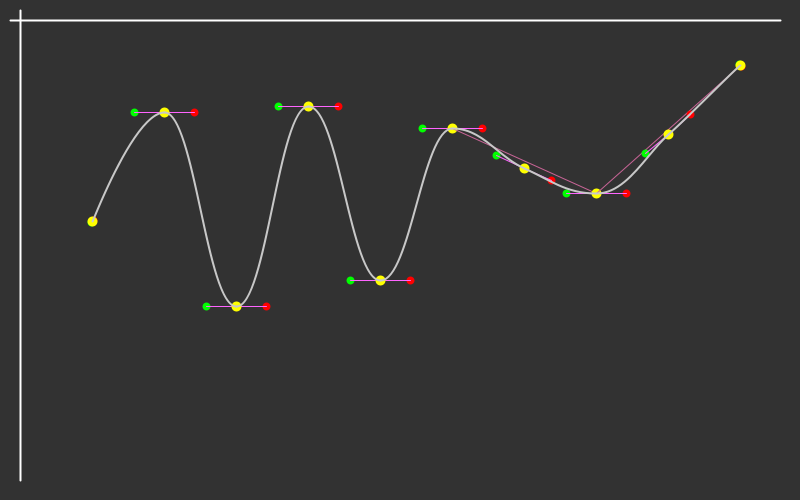
Frame 1 (no input)
Frame 60 (the mouse pressed at the canvas centre just before this capture): identical to frame 1, image omitted
Frame 120 (the mouse held since frame 60 and released just before this capture): identical to frame 1, image omitted

The Processing sketch that drew this single still picture (run headless with seeded random() and noise(); from frame 60 on, the mouse is pressed at the canvas centre):

// Processing sketch: OOGraph
// ── OOGraph.pde
// Main display properties
int scrWidth = 800;
int scrHeight = 500;
int screenPadding = 20;

// Graph variables
int[] graphValues = new int[10];
GraphPoint[] graphPoints = new GraphPoint[10];

// Graph display control
int graphPointSpacing = floor(scrWidth / (graphPoints.length + 1));

// Jitter
boolean addGraphNoise = false;
float xOffsetNoise = 0;

void settings() {
    // Setup window
    size(scrWidth, scrHeight);
}

void setup() {
    // Setup graph values
    newGraphValues();
}

void newGraphValues() {
    for (int i = 0; i < graphValues.length; i++) {
        graphValues[i] = floor(random(20, 300));
    }
    
    for (int i = 0; i < graphValues.length; i++) {
        // Get current, previous, and next
        java.lang.Integer curr = graphValues[i];
        java.lang.Integer prev = i == 0 ? null : graphValues[i - 1];
        java.lang.Integer next = i == graphValues.length - 1 ? null : graphValues[i + 1];
        
        // Insert x location of each point
        java.lang.Integer currX = floor((graphPointSpacing * i) + graphPointSpacing);
        java.lang.Integer prevX = i == 0 ? null : floor((graphPointSpacing * (i - 1)) + graphPointSpacing);
        java.lang.Integer nextX = i == graphValues.length - 1 ? null : floor((graphPointSpacing * (i + 1)) + graphPointSpacing);
        
        graphPoints[i] = new GraphPoint(curr, prev, next, currX, prevX, nextX);
    }
}

void mouseClicked() {
    //addGraphNoise = !addGraphNoise;
    //newGraphValues();
    
    for (int i = 0; i < graphValues.length; i++) {
        graphPoints[i].hidePoints = !graphPoints[i].hidePoints;
    }
}

void draw() {
    // Clear background
    background(50);

    // Draw axis lines then tranlate to that location ready for other drawing
    // In this project, values will just go down from the top of the screen to avoid having to negate all Y values
    pushMatrix();
    
    stroke(255);
    strokeWeight(2);
    line(screenPadding, screenPadding / 2, screenPadding, scrHeight - screenPadding);
    line(screenPadding / 2, screenPadding, scrWidth - screenPadding, screenPadding);
    
    translate(screenPadding, screenPadding);
    
    ///////////////////////////////
    // Draw all other stuff here //
    ///////////////////////////////
    
    // Draw all graph points (graph points draw their own control points)
    for (int i = 0; i < graphPoints.length; i++) {
        if (addGraphNoise) {
            graphPoints[i].UpdateGraphValue(round(graphPoints[i].CurrentGraphValue() + ((noise(xOffsetNoise) - 0.5) * 10)));
            
            xOffsetNoise += 0.1 * i;
        }
        
        graphPoints[i].Render(floor((graphPointSpacing * i) + graphPointSpacing)); 
    }
    
    // Draw bezier line between all points (exclude the end one as there is nothing to connect to)
    for (int i = 0; i < graphPoints.length - 1; i++) {
        // Start
        int startX = floor((graphPointSpacing * i) + graphPointSpacing);
        int startY = graphValues[i];
        
        // End
        int endX = floor((graphPointSpacing * (i + 1)) + graphPointSpacing);
        int endY = graphValues[i + 1];
        
        // Control points
        PVector c1 = graphPoints[i].controlPointNext;
        PVector c2 = graphPoints[i + 1].controlPointPrev;
        
        // Draw line
        stroke(200);
        strokeWeight(2);
        noFill();
        bezier(startX, startY, c1.x, c1.y, c2.x, c2.y, endX, endY);
    }
    
    /////////////////////////////////////
    // End - Draw all other stuff here //
    /////////////////////////////////////
    
    popMatrix();
}
// ── GraphPoint.pde
public class GraphPoint {
    java.lang.Integer cValue;
    java.lang.Integer pValue;
    java.lang.Integer nValue;
    
    java.lang.Integer cXPos;
    java.lang.Integer pXPos;
    java.lang.Integer nXPos;

    PVector controlPointAngle;
    float controlPointStrengthPrevious;
    float controlPointStrengthNext;

    public PVector controlPointPrev;
    public PVector controlPointNext;
    
    int magStrength = 30;
    boolean hidePoints = false;
    int hideAlpha = 50;
    int showAlpha = 255;

    public GraphPoint(
        java.lang.Integer value, java.lang.Integer previousValue, java.lang.Integer nextValue, 
        java.lang.Integer xLocation, java.lang.Integer xPrevLocation, java.lang.Integer xNextLocation
    ) {
        cXPos = xLocation;
        pXPos = xPrevLocation;
        nXPos = xNextLocation;
        
        cValue = value;
        pValue = previousValue;
        nValue = nextValue;

        // Initialise control points
        controlPointAngle = new PVector(20, 0);
        controlPointStrengthPrevious = controlPointAngle.mag();
        controlPointStrengthNext = controlPointAngle.mag();

        controlPointPrev = new PVector();
        controlPointNext = new PVector();
    }

    public int CurrentGraphValue() {
        return cValue;
    }

    public void UpdateGraphValue(int newValue) {
        cValue = newValue;
    }

    public void Render(int xLocation) {
        CalculateControlPointValues();
        CalculateControlPoints(xLocation);
        RenderControlPoints(xLocation);

        stroke(255, 255, 0, (hidePoints ? hideAlpha : showAlpha));
        strokeWeight(10);
        point(xLocation, cValue);
    }

    private void CalculateControlPointValues() {
        // Special conditions for first and last
        if (pValue == null) {
            controlPointAngle.x = 1;
            controlPointAngle.y = -1;
        } 
        else if (nValue == null) {
            controlPointAngle.x = 1;
            controlPointAngle.y = 1;
        } 
        else {
            boolean isPreviousLower = pValue < cValue;
            boolean isNextLower = nValue < cValue;

            if ((isPreviousLower && isNextLower) || (!isPreviousLower && !isNextLower)) { // Might need to also say "if previous or next are equal, consider it the same". Test first
                controlPointAngle.x = 1;
                controlPointAngle.y = 0;
                PVector middle = new PVector(1, 0);
                middle.setMag(magStrength);
                controlPointAngle = middle;
            } 
            else {
                controlPointAngle.x = 1;
                controlPointAngle.y = 0;
                CalculateNewControlAngles();
            }
        }
        
        // Get the magnitute. 
        controlPointStrengthPrevious = controlPointAngle.mag();
        controlPointStrengthNext = controlPointAngle.mag();
    }

    private void CalculateNewControlAngles() {
        // TEMP Draw the line so I can see it
        stroke(200, 100, 150, (hidePoints ? hideAlpha : showAlpha));
        strokeWeight(1);
        line(pXPos, pValue, nXPos, nValue);
        
        // The angle of the vector between previous and next is the angle I want to apply to current
        PVector previousVector = new PVector(pXPos, pValue);
        PVector nextVector = new PVector(nXPos, nValue);
        PVector middle = PVector.sub(nextVector, previousVector);
        middle.setMag(magStrength);
        controlPointAngle = middle;
        //middle.normalize();
        //println(middle.heading());
        //float angleInDegrees = middle.heading() * (180 / PI);
        //controlPointAngle.rotate(HALF_PI);
    }

    private void CalculateControlPoints(int xLocation) {
        //// From known angle of vector, do some trigonometry to get new x, and y
        //float hLength = controlPointStrengthNext;// * 30;
        ////float angleInDegrees = controlPointAngle.heading() * (180 / PI);
        //float angleInDegrees = 45;
        //// SOH-CAH-TOA
        //float xAcross = cos(angleInDegrees) * hLength;
        //float yDown = sqrt(sq(hLength) - sq(xAcross));

        //// If the angle is negative then we need to reverse the "up and down" logic
        //if (angleInDegrees < 0) {
        //    controlPointPrev.x = xLocation - xAcross;
        //    controlPointPrev.y = cValue + yDown;

        //    controlPointNext.x = xLocation + xAcross;
        //    controlPointNext.y = cValue - yDown;
        //} 
        //else {
        //    controlPointPrev.x = xLocation - xAcross;
        //    controlPointPrev.y = cValue - yDown;

        //    controlPointNext.x = xLocation + xAcross;
        //    controlPointNext.y = cValue + yDown;
        //}
        
        // TEST TEST TEST TEST
        //if (pValue != null && nValue != null) {
            //PVector previousVector = new PVector(pXPos, pValue); //<>//
            //PVector nextVector = new PVector(nXPos, nValue);
            //PVector middle = PVector.sub(nextVector, previousVector);
            //middle.normalize();
            //middle.setMag(20);
            PVector current = new PVector(cXPos, cValue);
            controlPointPrev = PVector.sub(current, controlPointAngle);
            controlPointNext = PVector.add(current, controlPointAngle);
        //}
    }

    private void RenderControlPoints(int xLocation) {
        // Next control point
        strokeWeight(8);
        stroke(255, 0, 0, (hidePoints ? hideAlpha : showAlpha));
        point(controlPointNext.x, controlPointNext.y);

        // Previous control point
        stroke(0, 255, 0, (hidePoints ? hideAlpha : showAlpha));
        point(controlPointPrev.x, controlPointPrev.y);

        // Lines between points
        stroke(255, 100, (hidePoints ? hideAlpha : showAlpha));
        strokeWeight(1);
        line(xLocation, cValue, controlPointNext.x, controlPointNext.y);
        line(xLocation, cValue, controlPointPrev.x, controlPointPrev.y);
    }
}
